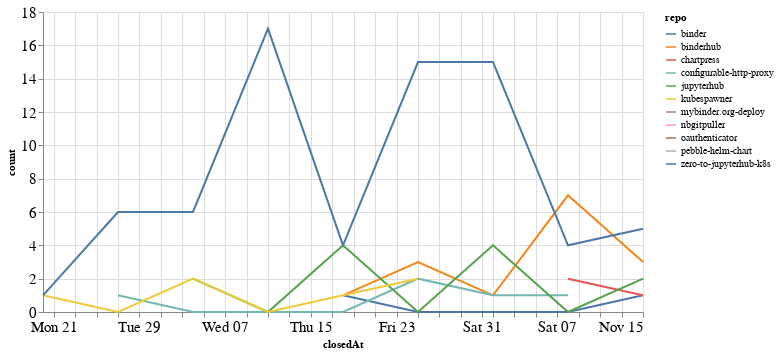

The code cell stored with this chart in its notebook:
### Code cell
closed_by_time = closed_by.groupby('repo').resample('W', on='closedAt').count()['author'].reset_index()
closed_by_time = closed_by_time.rename(columns={'author': 'count'})

alt.Chart(closed_by_time, width=600).mark_line().encode(
    x='closedAt',
    y='count',
    color='repo',
    tooltip="repo"
)

### Figure 1 — Vega-Lite specification as saved in the notebook (floating-point values rounded to 4 significant figures)
{"config": {"axisLeft": {"labelFontSize": 15}, "axisBottom": {"labelFontSize": 15}}, "data": {"name": "data-1876543640198480feb364b2c1620ba4"}, "mark": "line", "encoding": {"color": {"type": "nominal", "field": "repo"}, "tooltip": {"type": "nominal", "field": "repo"}, "x": {"type": "temporal", "field": "closedAt"}, "y": {"type": "quantitative", "field": "count"}}, "width": 600, "$schema": "https://vega.github.io/schema/vega-lite/v4.8.1.json", "datasets": {"data-1876543640198480feb364b2c1620ba4": [{"repo": "binder", "closedAt": "2020-10-18T00:00:00", "count": 1}, {"repo": "binder", "closedAt": "2020-10-25T00:00:00", "count": 0}, {"repo": "binder", "closedAt": "2020-11-01T00:00:00", "count": 0}, {"repo": "binder", "closedAt": "2020-11-08T00:00:00", "count": 0}, {"repo": "binder", "closedAt": "2020-11-15T00:00:00", "count": 1}, {"repo": "binderhub", "closedAt": "2020-10-18T00:00:00", "count": 1}, {"repo": "binderhub", "closedAt": "2020-10-25T00:00:00", "count": 3}, {"repo": "binderhub", "closedAt": "2020-11-01T00:00:00", "count": 1}, {"repo": "binderhub", "closedAt": "2020-11-08T00:00:00", "count": 7}, {"repo": "binderhub", "closedAt": "2020-11-15T00:00:00", "count": 3}, {"repo": "chartpress", "closedAt": "2020-11-08T00:00:00", "count": 2}, {"repo": "chartpress", "closedAt": "2020-11-15T00:00:00", "count": 1}, {"repo": "configurable-http-proxy", "closedAt": "2020-09-27T00:00:00", "count": 1}, {"repo": "configurable-http-proxy", "closedAt": "2020-10-04T00:00:00", "count": 0}, {"repo": "configurable-http-proxy", "closedAt": "2020-10-11T00:00:00", "count": 0}, {"repo": "configurable-http-proxy", "closedAt": "2020-10-18T00:00:00", "count": 0}, {"repo": "configurable-http-proxy", "closedAt": "2020-10-25T00:00:00", "count": 2}, {"repo": "configurable-http-proxy", "closedAt": "2020-11-01T00:00:00", "count": 1}, {"repo": "configurable-http-proxy", "closedAt": "2020-11-08T00:00:00", "count": 1}, {"repo": "jupyterhub", "closedAt": "2020-10-04T00:00:00", "count": 2}, {"repo": "jupyterhub", "closedAt": "2020-10-11T00:00:00", "count": 0}, {"repo": "jupyterhub", "closedAt": "2020-10-18T00:00:00", "count": 4}, {"repo": "jupyterhub", "closedAt": "2020-10-25T00:00:00", "count": 0}, {"repo": "jupyterhub", "closedAt": "2020-11-01T00:00:00", "count": 4}, {"repo": "jupyterhub", "closedAt": "2020-11-08T00:00:00", "count": 0}, {"repo": "jupyterhub", "closedAt": "2020-11-15T00:00:00", "count": 2}, {"repo": "kubespawner", "closedAt": "2020-09-20T00:00:00", "count": 1}, {"repo": "kubespawner", "closedAt": "2020-09-27T00:00:00", "count": 0}, {"repo": "kubespawner", "closedAt": "2020-10-04T00:00:00", "count": 2}, {"repo": "kubespawner", "closedAt": "2020-10-11T00:00:00", "count": 0}, {"repo": "kubespawner", "closedAt": "2020-10-18T00:00:00", "count": 1}, {"repo": "kubespawner", "closedAt": "2020-10-25T00:00:00", "count": 2}, {"repo": "mybinder.org-deploy", "closedAt": "2020-11-01T00:00:00", "count": 1}, {"repo": "nbgitpuller", "closedAt": "2020-10-04T00:00:00", "count": 2}, {"repo": "oauthenticator", "closedAt": "2020-11-15T00:00:00", "count": 1}, {"repo": "pebble-helm-chart", "closedAt": "2020-11-08T00:00:00", "count": 1}, {"repo": "zero-to-jupyterhub-k8s", "closedAt": "2020-09-20T00:00:00", "count": 1}, {"repo": "zero-to-jupyterhub-k8s", "closedAt": "2020-09-27T00:00:00", "count": 6}, {"repo": "zero-to-jupyterhub-k8s", "closedAt": "2020-10-04T00:00:00", "count": 6}, {"repo": "zero-to-jupyterhub-k8s", "closedAt": "2020-10-11T00:00:00", "count": 17}, {"repo": "zero-to-jupyterhub-k8s", "closedAt": "2020-10-18T00:00:00", "count": 4}, {"repo": "zero-to-jupyterhub-k8s", "closedAt": "2020-10-25T00:00:00", "count": 15}, {"repo": "zero-to-jupyterhub-k8s", "closedAt": "2020-11-01T00:00:00", "count": 15}, {"repo": "zero-to-jupyterhub-k8s", "closedAt": "2020-11-08T00:00:00", "count": 4}, {"repo": "zero-to-jupyterhub-k8s", "closedAt": "2020-11-15T00:00:00", "count": 5}]}}
